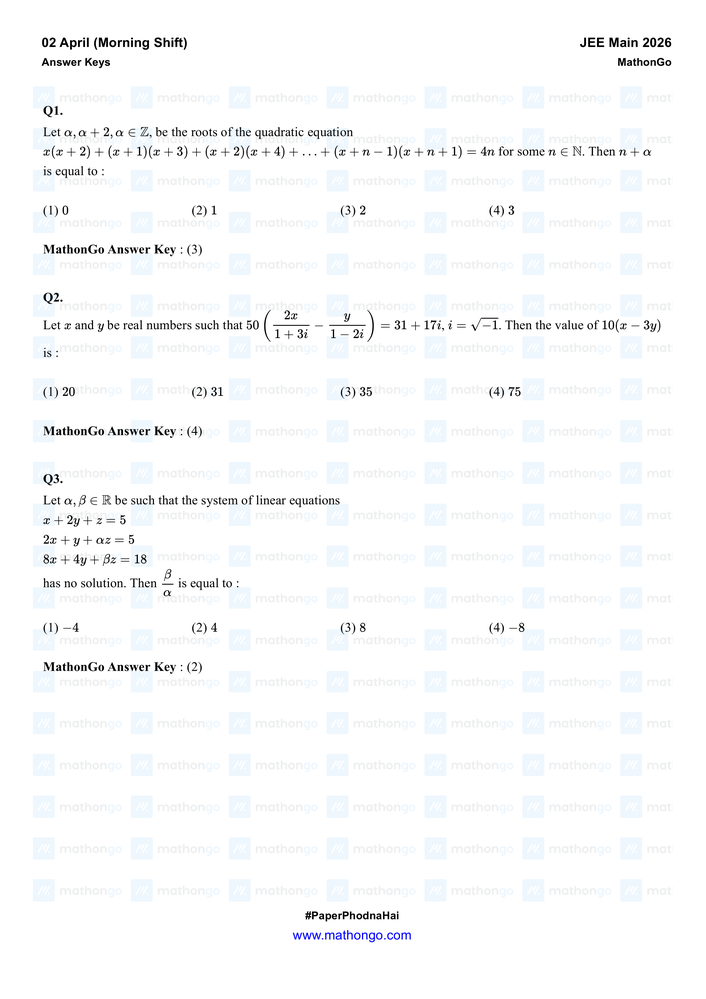
#> input picture research/pdf-extraction/python-ocr/archive/pages/page_1.png, 706 x 999 px, shrunk from 2479 x 3508 before the run; its folder holds 4 pictures in this run
$ python extract_questions.py
#> lines starting #> are read from the running program, lines starting #| are printed output that depends on the picture
import os
import json
import time
from PIL import Image
from dotenv import load_dotenv
import google.generativeai as genai

# =========================
# LOAD ENV
# =========================

load_dotenv()

genai.configure(
    api_key=os.getenv("GEMINI_API_KEY")
)

# =========================
# MODEL
# =========================

model = genai.GenerativeModel(
    "gemini-2.0-flash"
)

# =========================
# PROMPT
# =========================

PROMPT = """
You are extracting questions from a JEE Main paper.

Questions may continue across pages.

Ignore:
- Question Id
- Option Id
- Metadata
- Instructions
- Headers
- Footers

Return ONLY valid JSON.

Schema:

[
  {
    "questionNumber": 1,
    "questionText": "",
    "optionA": "",
    "optionB": "",
    "optionC": "",
    "optionD": ""
  }
]

Rules:

- Extract complete question text.
- Extract complete options.
- questionNumber must be integer.
- Preserve mathematical symbols.
- If a question continues onto next page,
  combine the full question.
- For Numerical Value questions,
  leave optionA-D empty.
- Return JSON only.
"""

# =========================
# GET PAGES
# =========================

pages = sorted(
    [
        f
        for f in os.listdir("pages")
        if f.endswith(".png")
    ],
    key=lambda x: int(
        x.split("_")[1].split(".")[0]
    )
)

print(f"Found {len(pages)} pages")

# =========================
# EXTRACTION
# =========================

all_questions = []

BATCH_SIZE = 5

for i in range(
        0,
        len(pages),
        BATCH_SIZE
):

    batch = pages[
        i:i + BATCH_SIZE
    ]

    print(
        f"\nProcessing {batch}"
    )

    images = [
        Image.open(
            os.path.join(
                "pages",
                img
            )
        )
        for img in batch
    ]
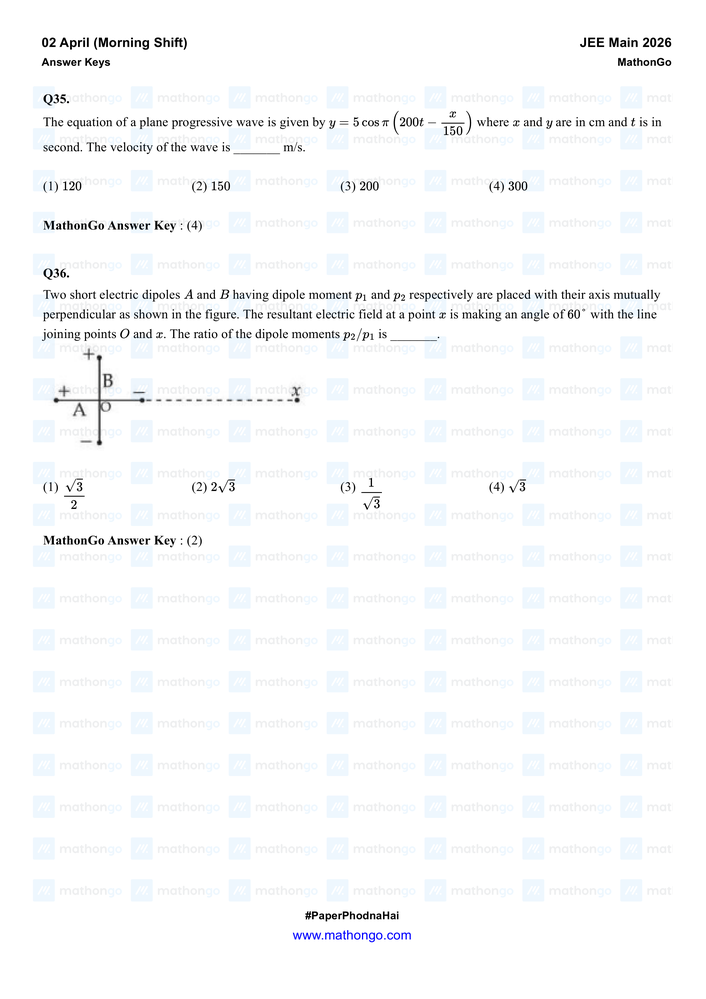
#> input picture research/pdf-extraction/python-ocr/archive/pages/page_10.png, 706 x 999 px, shrunk from 2479 x 3508 before the run
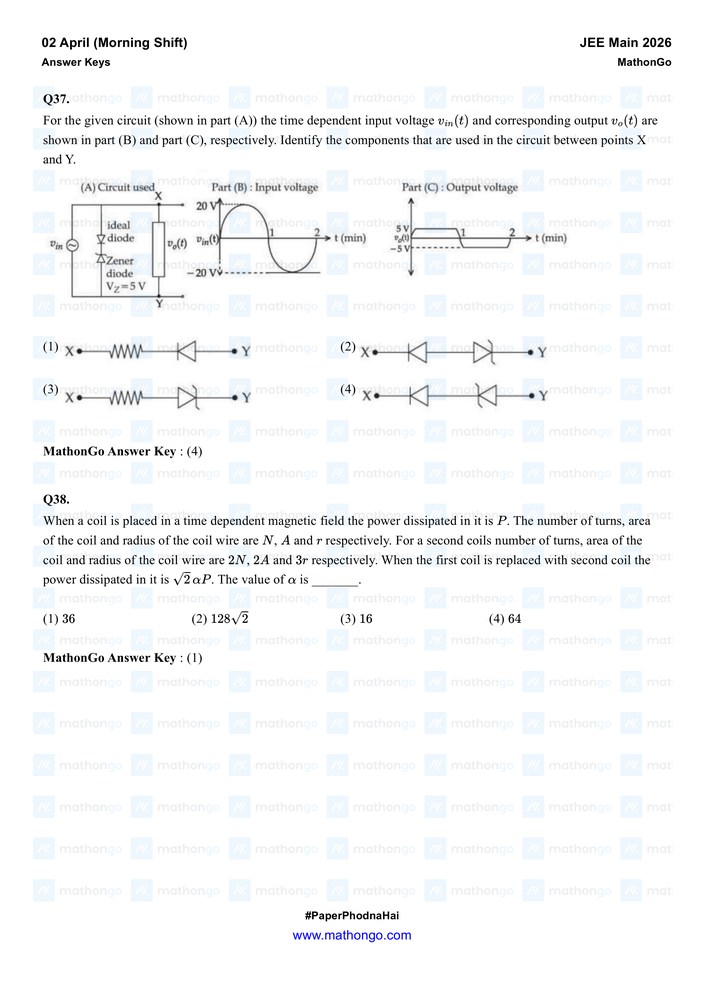
#> input picture research/pdf-extraction/python-ocr/archive/pages/page_11.png, 706 x 999 px, shrunk from 2479 x 3508 before the run
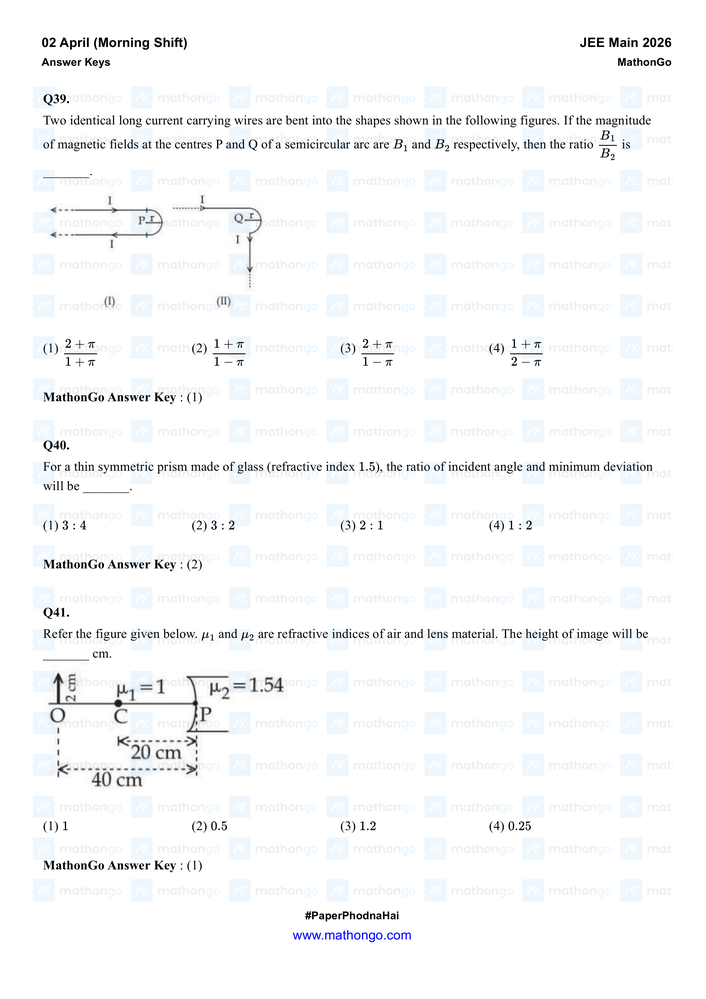
#> input picture research/pdf-extraction/python-ocr/archive/pages/page_12.png, 706 x 999 px, shrunk from 2479 x 3508 before the run

    success = False

    for attempt in range(3):

        try:

            response = model.generate_content(
                [PROMPT] + images,
                generation_config={
                    "temperature": 0,
                    "response_mime_type":
                        "application/json"
                }
            )

            questions = json.loads(
                response.text
            )

            all_questions.extend(
                questions
            )

            success = True

            print(
                f"Extracted {len(questions)} questions"
            )

            break

        except Exception as e:

            print(
                f"Attempt {attempt+1} failed"
            )

            print(e)

            if "429" in str(e):

                wait_time = 60

                print(
                    f"Quota hit. Waiting {wait_time}s..."
                )

                time.sleep(wait_time)

            else:

                time.sleep(5)
#> after the loop, all_questions = []

    if not success:

        print(
            f"Skipping batch {batch}"
        )

# =========================
# DEDUPLICATE
# =========================

unique_questions = {}

for q in all_questions:

    try:

        qno = int(
            q["questionNumber"]
        )

        unique_questions[qno] = q

    except:
        pass
#> this loop made 0 passes
#> after the loop, unique_questions = 0 items

all_questions = list(
    unique_questions.values()
)

# =========================
# SORT
# =========================

all_questions.sort(
    key=lambda x: int(
        x["questionNumber"]
    )
)

# =========================
# SUBJECT MAPPING
# =========================

for q in all_questions:

    qno = int(
        q["questionNumber"]
    )

    if qno <= 25:

        q["subject"] = "Mathematics"

    elif qno <= 50:

        q["subject"] = "Physics"

    else:

        q["subject"] = "Chemistry"

# =========================
# SAVE RAW
# =========================

with open(
        "questions_raw.json",
        "w",
        encoding="utf-8"
) as f:

    json.dump(
        all_questions,
        f,
        indent=4,
        ensure_ascii=False
    )

# =========================
# VALIDATION
# =========================

numbers = sorted(
    [
        int(q["questionNumber"])
        for q in all_questions
    ]
)
#> numbers = []

missing = []

for i in range(1, 76):

    if i not in numbers:

        missing.append(i)
#> after the loop, missing = 75 values from 1 to 75

print("\n====================")
print("FINAL REPORT")
print("====================")

print(
    f"Extracted {len(all_questions)} unique questions"
)
#| Extracted 0 unique questions

print(
    f"Missing Questions: {missing}"
)
#> (printed output is left out)

if len(all_questions) == 75:

    print(
        "SUCCESS: All 75 questions extracted"
    )

else:

    print(
        "WARNING: Some questions missing"
    )
